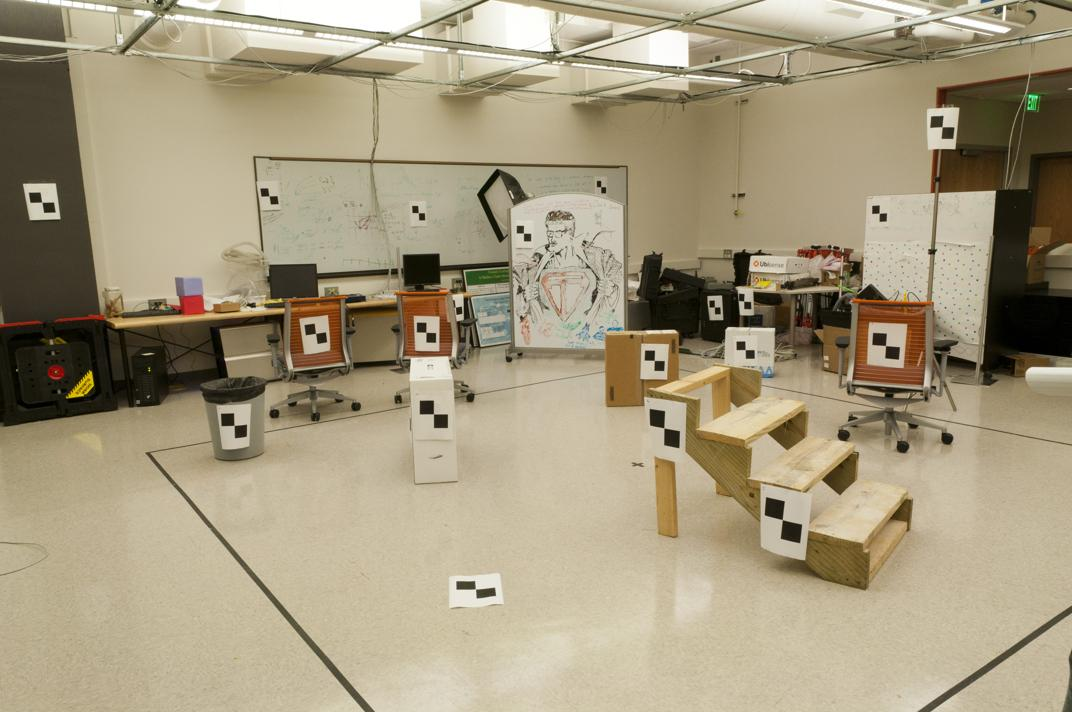
#> input picture MP3/MP3_part2_data/lab1.jpg, 1072 x 712 px
$ jupyter execute mlm3_mp3p2_code.ipynb
#> lines starting #> are read from the running program, lines starting #| are printed output that depends on the picture
[cell 1]
import numpy as np
import cv2
import scipy
import matplotlib
import matplotlib.pyplot as plt
from PIL import Image
import random
import numpy.linalg as LA

[cell 2]
def fit_fundamental(matches, normalized=False, wh=None):

    N = len(matches)
    print(matches)
    T = None
    w, h = wh
    if (normalized):
        mean = (np.mean(matches[:,:2], 0) + np.mean(matches[:,2:], 0)) / 2
        T = np.array([[1,0,-mean[0]],[0,1,-mean[1]],[0,0,1]])
        scaled_msd = (1 / (2 * N)) * (np.sum( np.sum( matches[:,:2] ** 2, axis=1 ) ** 0.5) + np.sum( np.sum( matches[:,2:] ** 2, axis=1 ) ** 0.5) )
        T_prime = np.array([[1/scaled_msd, 0, 0],[0, 1/scaled_msd, 0],[0, 0, 1]])
        matches[:,:2] = np.matmul(T_prime, np.matmul(T, np.concatenate([matches[:,:2], np.ones((N,1))], 1).T)).T[:,:2]
        matches[:,2:] = np.matmul(T_prime, np.matmul(T, np.concatenate([matches[:,2:], np.ones((N,1))], 1).T)).T[:,:2]

    print(matches)

    u = matches[:,0]
    v = matches[:,1]
    u_pr = matches[:,2]
    v_pr = matches[:,3]

    A = np.zeros((N, 8))
    A[:,0] = u_pr * u
    A[:,1] = u_pr * v
    A[:,2] = u_pr
    A[:,3] = v_pr * u
    A[:,4] = v_pr * v
    A[:,5] = v_pr
    A[:,6] = u
    A[:,7] = v

    targets = -1 * np.ones(N)

    F = LA.lstsq(A, targets)[0]

    F = np.append(F, 1).reshape((3,3))

    U, s, V = LA.svd(F)
    s[-1] = 0
    F = np.matmul(np.matmul(U, np.diag(s)), V)

    if (normalized):
        F = np.matmul(np.matmul(T.T, F), T_prime)

    return F

[cell 3]
def sample_code(image1, image2, matches, normalized=False):
#> called with image1 = 'MP3_part2_data/lab1.jpg', image2 = 'MP3_part2_data/lab2.jpg', matches = 'MP3_part2_data/lab_matches.txt', normalized = False
    I1 = Image.open(image1)
#> I1 is the input picture: PIL image 1072x712 RGB; mean R, G, B 164.7, 153, 126.2
    I2 = Image.open(image2)
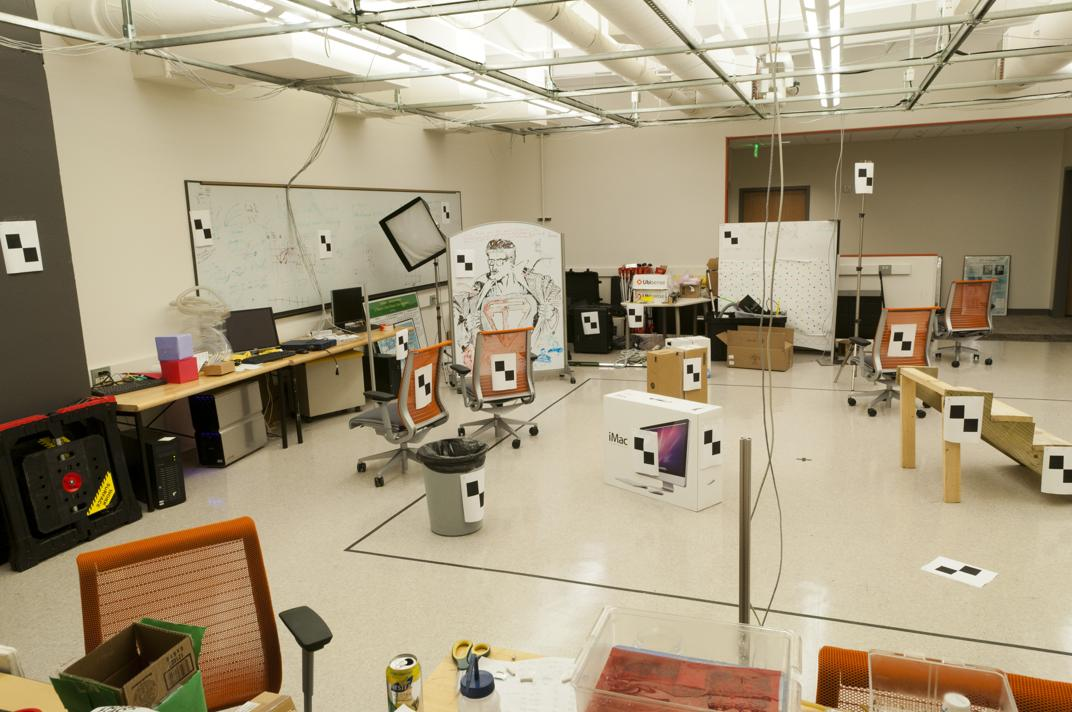
#> input picture MP3/MP3_part2_data/lab2.jpg, 1072 x 712 px
#> I2 is the input picture: PIL image 1072x712 RGB; mean R, G, B 166.6, 152.9, 126
    matches = np.loadtxt(matches)

    # this is a N x 4 file where the first two numbers of each row
    # are coordinates of corners in the first image and the last two
    # are coordinates of corresponding corners in the second image:
    # matches(i,1:2) is a point in the first image
    # matches(i,3:4) is a corresponding point in the second image

    N = len(matches)

    ##
    ## display two images side-by-side with matches
    ## this code is to help you visualize the matches, you don't need
    ## to use it to produce the results for the assignment
    ##

    I3 = np.zeros((I1.size[1],I1.size[0]*2,3) )
    I3[:,:I1.size[0],:] = I1;
    I3[:,I1.size[0]:,:] = I2;
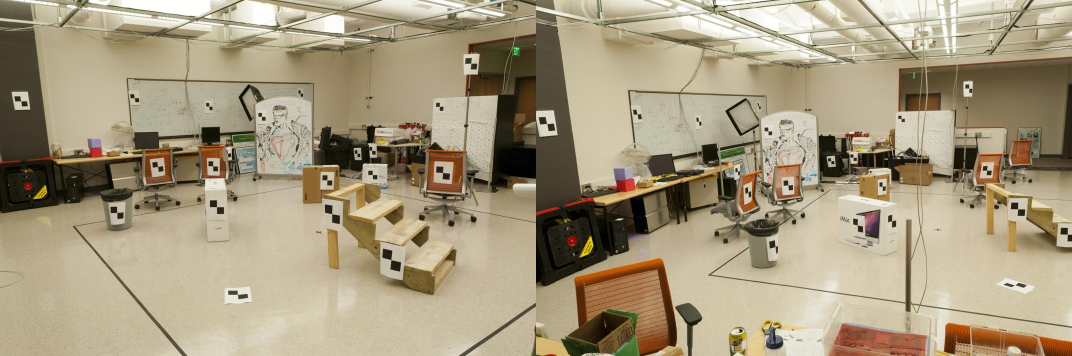
#> I3: shape (712, 2144, 3) float64 (shown at 1/2 size); mean R, G, B 165.7, 153, 126.1


    fig, ax = plt.subplots()
    ax.set_aspect('equal')
    ax.imshow(I3.astype(float))
    ax.plot(matches[:,0],matches[:,1],  '+r')
    ax.plot( matches[:,2]+I1.size[0],matches[:,3], '+r')
    ax.plot([matches[:,0], matches[:,2]+I1.size[0]],[matches[:,1], matches[:,3]], 'r')
    plt.show()

    ##
    ## display second image with epipolar lines reprojected
    ## from the first image
    ##

    # first, fit fundamental matrix to the matches
    F = fit_fundamental(matches, normalized, I1.size); # this is a function that you should write
    M = np.c_[matches[:,0:2], np.ones((N,1))].transpose()
    L1 = np.matmul(F, M).transpose() # transform points from
    # the first image to get epipolar lines in the second image

    # find points on epipolar lines L closest to matches(:,3:4)
    l = np.sqrt(L1[:,0]**2 + L1[:,1]**2)
    L = np.divide(L1,np.kron(np.ones((3,1)),l).transpose())# rescale the line
    pt_line_dist = np.multiply(L, np.c_[matches[:,2:4], np.ones((N,1))]).sum(axis = 1)
    closest_pt = matches[:,2:4] - np.multiply(L[:,0:2],np.kron(np.ones((2,1)), pt_line_dist).transpose())

    # find endpoints of segment on epipolar line (for display purposes)
    pt1 = closest_pt - np.c_[L[:,1], -L[:,0]]*10# offset from the closest point is 10 pixels
    pt2 = closest_pt + np.c_[L[:,1], -L[:,0]]*10

    # display points and segments of corresponding epipolar lines
    fig, ax = plt.subplots()
    ax.set_aspect('equal')
    ax.imshow(np.array(I2).astype(float))
    ax.plot(matches[:,2],matches[:,3],  '+r')
    ax.plot([matches[:,2], closest_pt[:,0]],[matches[:,3], closest_pt[:,1]], 'r')
    ax.plot([pt1[:,0], pt2[:,0]],[pt1[:,1], pt2[:,1]], 'g')
    plt.show()

[cell 4]
def my_main():


    image_dir = "MP3_part2_data/"
    sample_code(image_dir+"lab1.jpg", image_dir+"lab2.jpg", image_dir+"lab_matches.txt")
    sample_code(image_dir+"lab1.jpg", image_dir+"lab2.jpg", image_dir+"lab_matches.txt", normalized=True)
#> call 2 of sample_code, with image1 = 'MP3_part2_data/lab1.jpg', image2 = 'MP3_part2_data/lab2.jpg', matches = 'MP3_part2_data/lab_matches.txt', normalized = True
#> in sample_code (call 2), `plt.show()`:
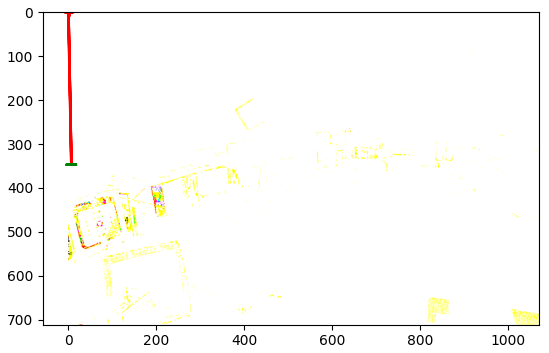
#> figure drawn by matplotlib, 1 panel
    sample_code(image_dir+"library1.jpg", image_dir+"library2.jpg", image_dir+"library_matches.txt")
#> call 3 of sample_code, with image1 = 'MP3_part2_data/library1.jpg', image2 = 'MP3_part2_data/library2.jpg', matches = 'MP3_part2_data/library_matches.txt', normalized = False
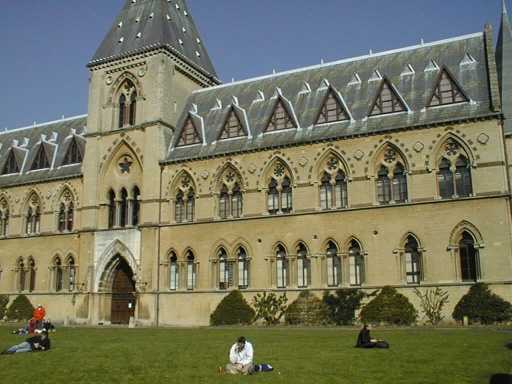
#> input picture MP3/MP3_part2_data/library1.jpg, 512 x 384 px
#> in sample_code, I1 is the input picture: PIL image 512x384 RGB; mean R, G, B 116.2, 117.4, 94.6
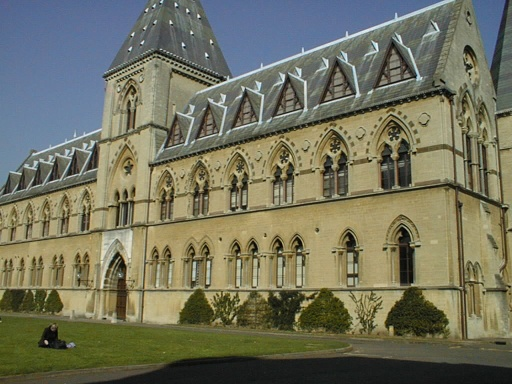
#> input picture MP3/MP3_part2_data/library2.jpg, 512 x 384 px
#> in sample_code, I2 is the input picture: PIL image 512x384 RGB; mean R, G, B 114.3, 114.3, 93.7
#> in sample_code (call 3), `I3[:,:I1.size[0],:] = I1;`:
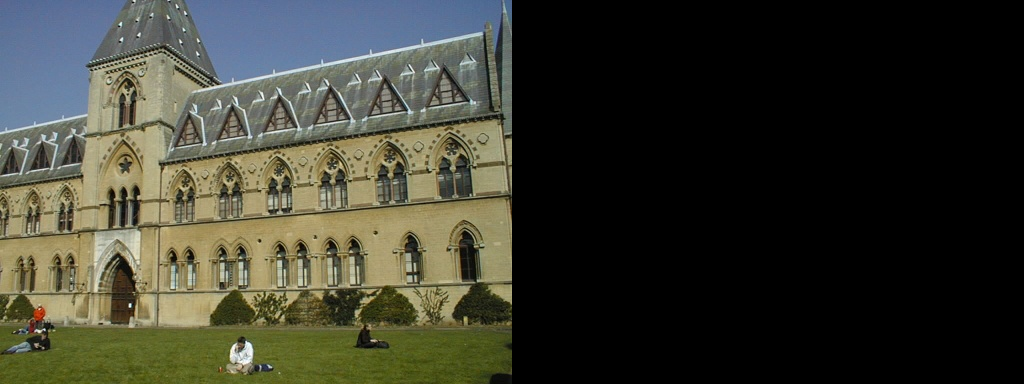
#> I3: shape (384, 1024, 3) float64; mean R, G, B 58.1, 58.7, 47.3
#> in sample_code (call 3), `I3[:,I1.size[0]:,:] = I2;`:
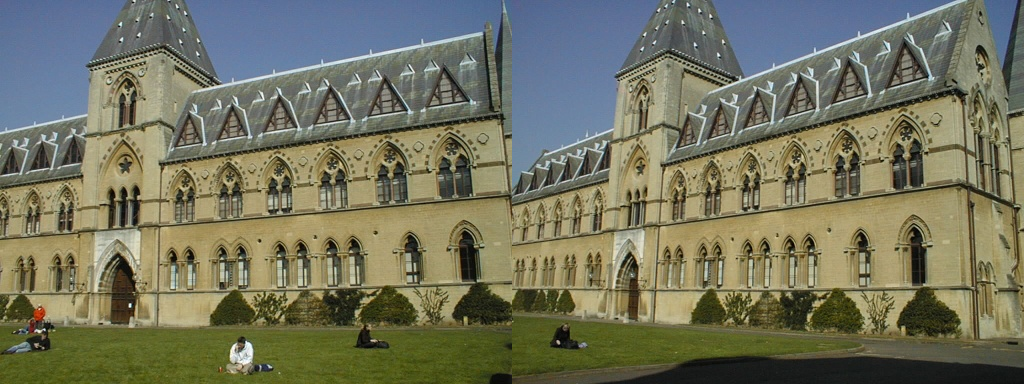
#> I3: shape (384, 1024, 3) float64; mean R, G, B 115.3, 115.9, 94.2
#> in sample_code (call 3), `plt.show()`:
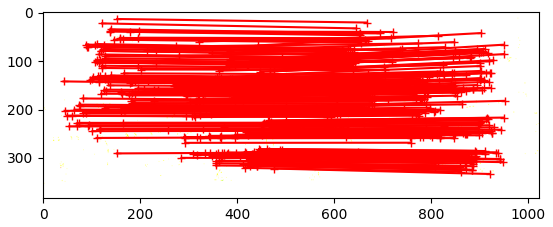
#> figure drawn by matplotlib, 1 panel
#> in sample_code (call 3), `plt.show()`:
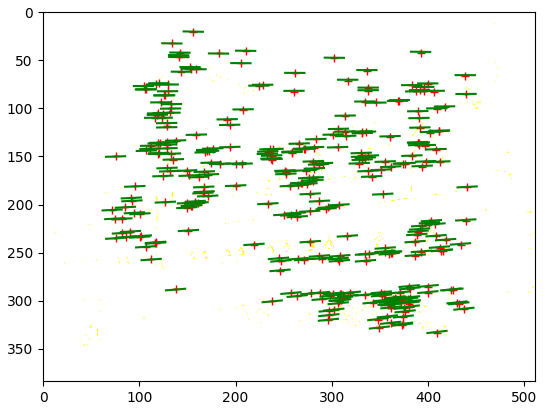
#> figure drawn by matplotlib, 1 panel
    sample_code(image_dir+"library1.jpg", image_dir+"library2.jpg", image_dir+"library_matches.txt", normalized=True)
#> call 4 of sample_code, with image1 = 'MP3_part2_data/library1.jpg', image2 = 'MP3_part2_data/library2.jpg', matches = 'MP3_part2_data/library_matches.txt', normalized = True
#> in sample_code (call 4), `plt.show()`:
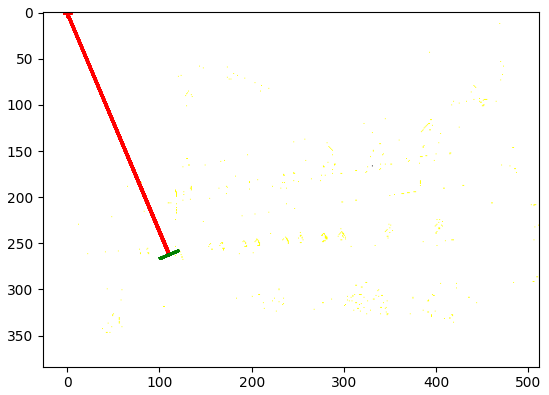
#> figure drawn by matplotlib, 1 panel
